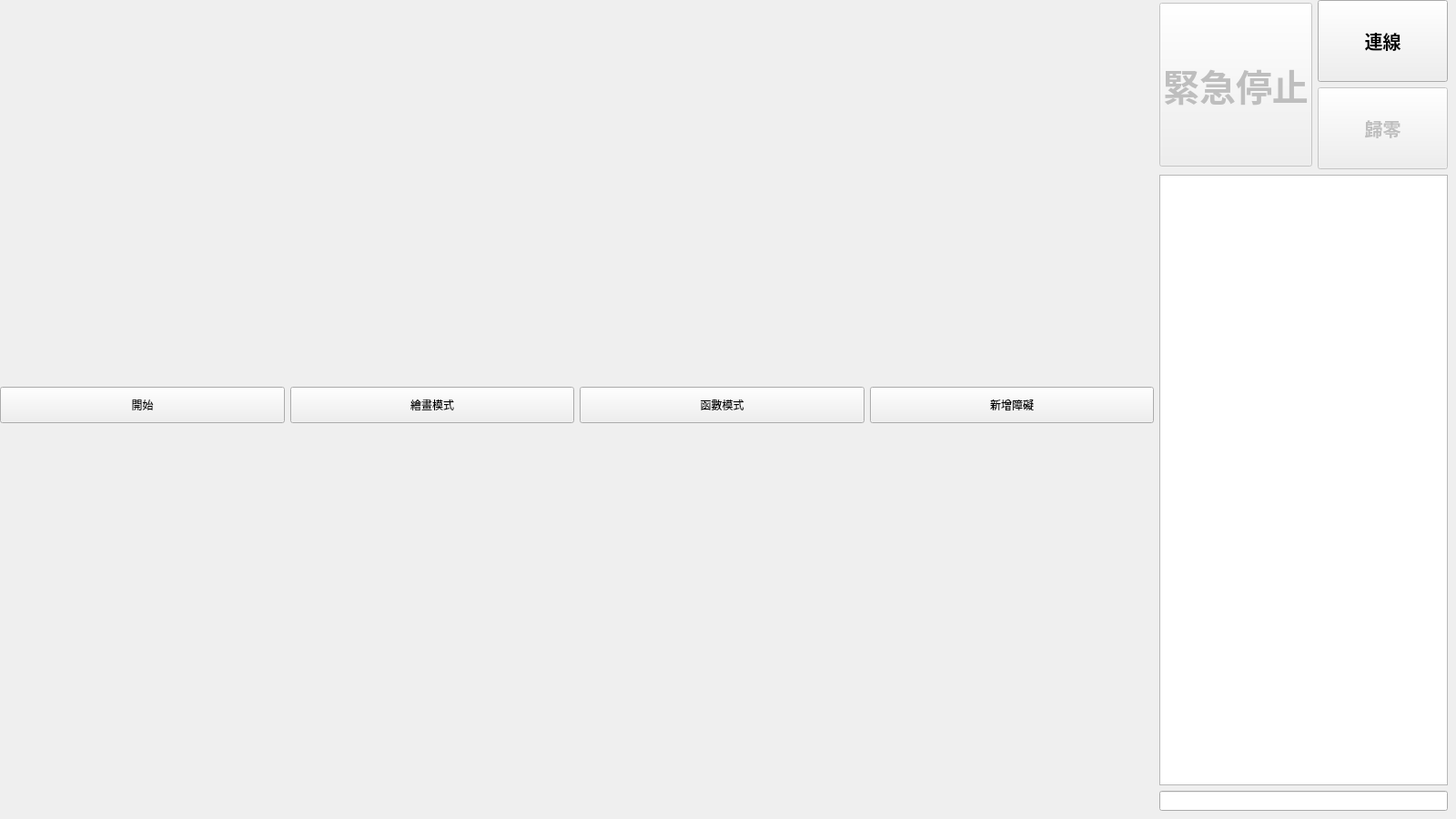
<?xml version="1.0" encoding="UTF-8"?>
<ui version="4.0">
 <class>MainWindow</class>
 <widget class="QMainWindow" name="MainWindow">
  <property name="geometry">
   <rect>
    <x>0</x>
    <y>0</y>
    <width>1600</width>
    <height>900</height>
   </rect>
  </property>
  <property name="minimumSize">
   <size>
    <width>1600</width>
    <height>900</height>
   </size>
  </property>
  <property name="maximumSize">
   <size>
    <width>16777215</width>
    <height>16777215</height>
   </size>
  </property>
  <property name="windowTitle">
   <string>MainWindow</string>
  </property>
  <widget class="QWidget" name="centralwidget">
   <widget class="QWidget" name="">
    <property name="geometry">
     <rect>
      <x>0</x>
      <y>0</y>
      <width>1591</width>
      <height>891</height>
     </rect>
    </property>
    <layout class="QHBoxLayout" name="horizontalLayout_3" stretch="4,1">
     <item>
      <layout class="QVBoxLayout" name="verticalLayout" stretch="1,15">
       <item>
        <layout class="QHBoxLayout" name="horizontalLayout">
         <property name="spacing">
          <number>6</number>
         </property>
         <item>
          <widget class="QPushButton" name="startButton">
           <property name="sizePolicy">
            <sizepolicy hsizetype="Minimum" vsizetype="Fixed">
             <horstretch>0</horstretch>
             <verstretch>0</verstretch>
            </sizepolicy>
           </property>
           <property name="maximumSize">
            <size>
             <width>16777215</width>
             <height>40</height>
            </size>
           </property>
           <property name="text">
            <string>開始</string>
           </property>
          </widget>
         </item>
         <item>
          <widget class="QPushButton" name="drawMode">
           <property name="enabled">
            <bool>true</bool>
           </property>
           <property name="minimumSize">
            <size>
             <width>0</width>
             <height>40</height>
            </size>
           </property>
           <property name="text">
            <string>繪畫模式</string>
           </property>
          </widget>
         </item>
         <item>
          <widget class="QPushButton" name="funcMode">
           <property name="minimumSize">
            <size>
             <width>0</width>
             <height>40</height>
            </size>
           </property>
           <property name="text">
            <string>函數模式</string>
           </property>
          </widget>
         </item>
         <item>
          <widget class="QPushButton" name="addObstacleButton">
           <property name="minimumSize">
            <size>
             <width>0</width>
             <height>40</height>
            </size>
           </property>
           <property name="text">
            <string>新增障礙</string>
           </property>
          </widget>
         </item>
        </layout>
       </item>
       <item>
        <layout class="QVBoxLayout" name="canvasLayout"/>
       </item>
      </layout>
     </item>
     <item>
      <layout class="QVBoxLayout" name="verticalLayout_3">
       <item>
        <layout class="QHBoxLayout" name="horizontalLayout_2">
         <item>
          <widget class="QPushButton" name="emsButton">
           <property name="enabled">
            <bool>false</bool>
           </property>
           <property name="minimumSize">
            <size>
             <width>0</width>
             <height>180</height>
            </size>
           </property>
           <property name="font">
            <font>
             <pointsize>30</pointsize>
             <weight>75</weight>
             <bold>true</bold>
            </font>
           </property>
           <property name="text">
            <string>緊急停止</string>
           </property>
          </widget>
         </item>
         <item>
          <layout class="QVBoxLayout" name="verticalLayout_2">
           <item>
            <widget class="QPushButton" name="connectButton">
             <property name="sizePolicy">
              <sizepolicy hsizetype="Minimum" vsizetype="Fixed">
               <horstretch>0</horstretch>
               <verstretch>0</verstretch>
              </sizepolicy>
             </property>
             <property name="minimumSize">
              <size>
               <width>0</width>
               <height>90</height>
              </size>
             </property>
             <property name="font">
              <font>
               <pointsize>15</pointsize>
               <weight>75</weight>
               <bold>true</bold>
              </font>
             </property>
             <property name="text">
              <string>連線</string>
             </property>
            </widget>
           </item>
           <item>
            <widget class="QPushButton" name="resetButton">
             <property name="enabled">
              <bool>false</bool>
             </property>
             <property name="minimumSize">
              <size>
               <width>0</width>
               <height>90</height>
              </size>
             </property>
             <property name="font">
              <font>
               <pointsize>15</pointsize>
               <weight>75</weight>
               <bold>true</bold>
              </font>
             </property>
             <property name="text">
              <string>歸零</string>
             </property>
             <property name="checkable">
              <bool>false</bool>
             </property>
            </widget>
           </item>
          </layout>
         </item>
        </layout>
       </item>
       <item>
        <widget class="QTextEdit" name="info">
         <property name="font">
          <font>
           <pointsize>12</pointsize>
          </font>
         </property>
         <property name="readOnly">
          <bool>true</bool>
         </property>
        </widget>
       </item>
       <item>
        <widget class="QLineEdit" name="commandLine"/>
       </item>
      </layout>
     </item>
    </layout>
   </widget>
  </widget>
 </widget>
 <resources/>
 <connections/>
</ui>
